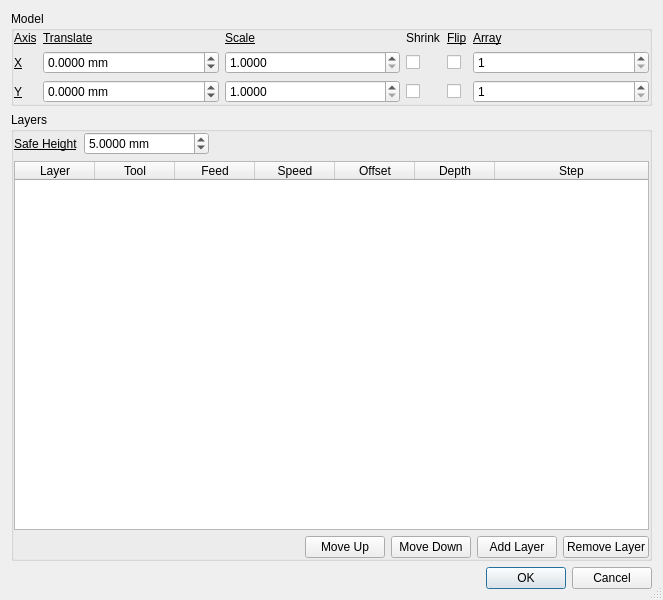
<?xml version="1.0" encoding="UTF-8"?>
<ui version="4.0">
 <class>CAMDialog</class>
 <widget class="QDialog" name="CAMDialog">
  <property name="windowModality">
   <enum>Qt::ApplicationModal</enum>
  </property>
  <property name="geometry">
   <rect>
    <x>0</x>
    <y>0</y>
    <width>663</width>
    <height>600</height>
   </rect>
  </property>
  <property name="windowTitle">
   <string>2D CAM</string>
  </property>
  <property name="sizeGripEnabled">
   <bool>true</bool>
  </property>
  <property name="modal">
   <bool>true</bool>
  </property>
  <layout class="QVBoxLayout" name="verticalLayout">
   <item>
    <widget class="QGroupBox" name="groupBox_2">
     <property name="title">
      <string>Model</string>
     </property>
     <layout class="QGridLayout" name="gridLayout" columnstretch="0,1,1,0,0,1">
      <property name="leftMargin">
       <number>0</number>
      </property>
      <property name="topMargin">
       <number>0</number>
      </property>
      <property name="rightMargin">
       <number>0</number>
      </property>
      <property name="bottomMargin">
       <number>0</number>
      </property>
      <item row="0" column="0">
       <widget class="QLabel" name="label_3">
        <property name="font">
         <font>
          <underline>true</underline>
         </font>
        </property>
        <property name="text">
         <string>Axis</string>
        </property>
       </widget>
      </item>
      <item row="0" column="1">
       <widget class="QLabel" name="label_4">
        <property name="font">
         <font>
          <underline>true</underline>
         </font>
        </property>
        <property name="text">
         <string>Translate</string>
        </property>
       </widget>
      </item>
      <item row="0" column="2">
       <widget class="QLabel" name="label_7">
        <property name="font">
         <font>
          <underline>true</underline>
         </font>
        </property>
        <property name="text">
         <string>Scale</string>
        </property>
       </widget>
      </item>
      <item row="0" column="3">
       <widget class="QLabel" name="label_8">
        <property name="text">
         <string>Shrink</string>
        </property>
       </widget>
      </item>
      <item row="0" column="4">
       <widget class="QLabel" name="label_5">
        <property name="font">
         <font>
          <underline>true</underline>
         </font>
        </property>
        <property name="text">
         <string>Flip</string>
        </property>
       </widget>
      </item>
      <item row="0" column="5">
       <widget class="QLabel" name="label_6">
        <property name="font">
         <font>
          <underline>true</underline>
         </font>
        </property>
        <property name="text">
         <string>Array</string>
        </property>
       </widget>
      </item>
      <item row="1" column="0">
       <widget class="QLabel" name="label">
        <property name="font">
         <font>
          <underline>true</underline>
         </font>
        </property>
        <property name="text">
         <string>X</string>
        </property>
       </widget>
      </item>
      <item row="1" column="1">
       <widget class="QDoubleSpinBox" name="xTranslateDoubleSpinBox">
        <property name="suffix">
         <string> mm</string>
        </property>
        <property name="decimals">
         <number>4</number>
        </property>
        <property name="minimum">
         <double>-100000.000000000000000</double>
        </property>
        <property name="maximum">
         <double>1000000.000000000000000</double>
        </property>
       </widget>
      </item>
      <item row="1" column="2">
       <widget class="QDoubleSpinBox" name="xScaleDoubleSpinBox">
        <property name="decimals">
         <number>4</number>
        </property>
        <property name="minimum">
         <double>1.000000000000000</double>
        </property>
        <property name="maximum">
         <double>1000000.000000000000000</double>
        </property>
       </widget>
      </item>
      <item row="1" column="3">
       <widget class="QCheckBox" name="xShrinkCheckBox">
        <property name="text">
         <string/>
        </property>
       </widget>
      </item>
      <item row="1" column="4">
       <widget class="QCheckBox" name="xFlipCheckBox">
        <property name="text">
         <string/>
        </property>
       </widget>
      </item>
      <item row="1" column="5">
       <widget class="QSpinBox" name="xArraySpinBox">
        <property name="minimum">
         <number>1</number>
        </property>
        <property name="maximum">
         <number>1000</number>
        </property>
       </widget>
      </item>
      <item row="2" column="0">
       <widget class="QLabel" name="label_2">
        <property name="font">
         <font>
          <underline>true</underline>
         </font>
        </property>
        <property name="text">
         <string>Y</string>
        </property>
       </widget>
      </item>
      <item row="2" column="1">
       <widget class="QDoubleSpinBox" name="yTranslateDoubleSpinBox">
        <property name="suffix">
         <string> mm</string>
        </property>
        <property name="decimals">
         <number>4</number>
        </property>
        <property name="minimum">
         <double>-100000.000000000000000</double>
        </property>
        <property name="maximum">
         <double>100000.000000000000000</double>
        </property>
        <property name="value">
         <double>0.000000000000000</double>
        </property>
       </widget>
      </item>
      <item row="2" column="2">
       <widget class="QDoubleSpinBox" name="yScaleDoubleSpinBox">
        <property name="decimals">
         <number>4</number>
        </property>
        <property name="minimum">
         <double>1.000000000000000</double>
        </property>
        <property name="maximum">
         <double>1000000.000000000000000</double>
        </property>
       </widget>
      </item>
      <item row="2" column="3">
       <widget class="QCheckBox" name="yShrinkCheckBox">
        <property name="text">
         <string/>
        </property>
       </widget>
      </item>
      <item row="2" column="4">
       <widget class="QCheckBox" name="yFlipCheckBox">
        <property name="text">
         <string/>
        </property>
       </widget>
      </item>
      <item row="2" column="5">
       <widget class="QSpinBox" name="yArraySpinBox">
        <property name="minimum">
         <number>1</number>
        </property>
        <property name="maximum">
         <number>1000</number>
        </property>
       </widget>
      </item>
     </layout>
    </widget>
   </item>
   <item>
    <widget class="QGroupBox" name="groupBox">
     <property name="title">
      <string>Layers</string>
     </property>
     <layout class="QVBoxLayout" name="verticalLayout_2">
      <property name="leftMargin">
       <number>0</number>
      </property>
      <property name="topMargin">
       <number>0</number>
      </property>
      <property name="rightMargin">
       <number>0</number>
      </property>
      <property name="bottomMargin">
       <number>0</number>
      </property>
      <item>
       <layout class="QHBoxLayout" name="horizontalLayout_2">
        <item>
         <widget class="QLabel" name="label_9">
          <property name="font">
           <font>
            <underline>true</underline>
           </font>
          </property>
          <property name="text">
           <string>Safe Height</string>
          </property>
         </widget>
        </item>
        <item>
         <widget class="QDoubleSpinBox" name="safeDoubleSpinBox">
          <property name="suffix">
           <string> mm</string>
          </property>
          <property name="decimals">
           <number>4</number>
          </property>
          <property name="minimum">
           <double>-1000000.000000000000000</double>
          </property>
          <property name="maximum">
           <double>1000000.000000000000000</double>
          </property>
          <property name="value">
           <double>5.000000000000000</double>
          </property>
         </widget>
        </item>
        <item>
         <spacer name="horizontalSpacer_2">
          <property name="orientation">
           <enum>Qt::Horizontal</enum>
          </property>
          <property name="sizeHint" stdset="0">
           <size>
            <width>40</width>
            <height>20</height>
           </size>
          </property>
         </spacer>
        </item>
       </layout>
      </item>
      <item>
       <widget class="QTableWidget" name="camTableWidget">
        <property name="editTriggers">
         <set>QAbstractItemView::NoEditTriggers</set>
        </property>
        <property name="dragEnabled">
         <bool>true</bool>
        </property>
        <property name="dragDropOverwriteMode">
         <bool>false</bool>
        </property>
        <property name="dragDropMode">
         <enum>QAbstractItemView::NoDragDrop</enum>
        </property>
        <property name="alternatingRowColors">
         <bool>true</bool>
        </property>
        <property name="selectionMode">
         <enum>QAbstractItemView::SingleSelection</enum>
        </property>
        <property name="selectionBehavior">
         <enum>QAbstractItemView::SelectRows</enum>
        </property>
        <attribute name="horizontalHeaderDefaultSectionSize">
         <number>80</number>
        </attribute>
        <attribute name="horizontalHeaderStretchLastSection">
         <bool>true</bool>
        </attribute>
        <attribute name="verticalHeaderVisible">
         <bool>false</bool>
        </attribute>
        <column>
         <property name="text">
          <string>Layer</string>
         </property>
        </column>
        <column>
         <property name="text">
          <string>Tool</string>
         </property>
        </column>
        <column>
         <property name="text">
          <string>Feed</string>
         </property>
        </column>
        <column>
         <property name="text">
          <string>Speed</string>
         </property>
        </column>
        <column>
         <property name="text">
          <string>Offset</string>
         </property>
        </column>
        <column>
         <property name="text">
          <string>Depth</string>
         </property>
        </column>
        <column>
         <property name="text">
          <string>Step</string>
         </property>
        </column>
       </widget>
      </item>
      <item>
       <layout class="QHBoxLayout" name="horizontalLayout">
        <item>
         <spacer name="horizontalSpacer">
          <property name="orientation">
           <enum>Qt::Horizontal</enum>
          </property>
          <property name="sizeHint" stdset="0">
           <size>
            <width>40</width>
            <height>20</height>
           </size>
          </property>
         </spacer>
        </item>
        <item>
         <widget class="QPushButton" name="upPushButton">
          <property name="text">
           <string>Move Up</string>
          </property>
          <property name="icon">
           <iconset>
            <normaloff>icons/up.png</normaloff>icons/up.png</iconset>
          </property>
         </widget>
        </item>
        <item>
         <widget class="QPushButton" name="downPushButton">
          <property name="text">
           <string>Move Down</string>
          </property>
          <property name="icon">
           <iconset>
            <normaloff>icons/down.png</normaloff>icons/down.png</iconset>
          </property>
         </widget>
        </item>
        <item>
         <widget class="QPushButton" name="addLayerPushButton">
          <property name="text">
           <string>Add Layer</string>
          </property>
          <property name="icon">
           <iconset>
            <normaloff>icons/add.png</normaloff>icons/add.png</iconset>
          </property>
         </widget>
        </item>
        <item>
         <widget class="QPushButton" name="removeLayerPushButton">
          <property name="text">
           <string>Remove Layer</string>
          </property>
          <property name="icon">
           <iconset>
            <normaloff>icons/remove.png</normaloff>icons/remove.png</iconset>
          </property>
         </widget>
        </item>
       </layout>
      </item>
     </layout>
    </widget>
   </item>
   <item>
    <widget class="QDialogButtonBox" name="buttonBox">
     <property name="orientation">
      <enum>Qt::Horizontal</enum>
     </property>
     <property name="standardButtons">
      <set>QDialogButtonBox::Cancel|QDialogButtonBox::Ok</set>
     </property>
    </widget>
   </item>
  </layout>
 </widget>
 <resources/>
 <connections>
  <connection>
   <sender>buttonBox</sender>
   <signal>accepted()</signal>
   <receiver>CAMDialog</receiver>
   <slot>accept()</slot>
   <hints>
    <hint type="sourcelabel">
     <x>248</x>
     <y>254</y>
    </hint>
    <hint type="destinationlabel">
     <x>157</x>
     <y>274</y>
    </hint>
   </hints>
  </connection>
  <connection>
   <sender>buttonBox</sender>
   <signal>rejected()</signal>
   <receiver>CAMDialog</receiver>
   <slot>reject()</slot>
   <hints>
    <hint type="sourcelabel">
     <x>316</x>
     <y>260</y>
    </hint>
    <hint type="destinationlabel">
     <x>286</x>
     <y>274</y>
    </hint>
   </hints>
  </connection>
 </connections>
</ui>
